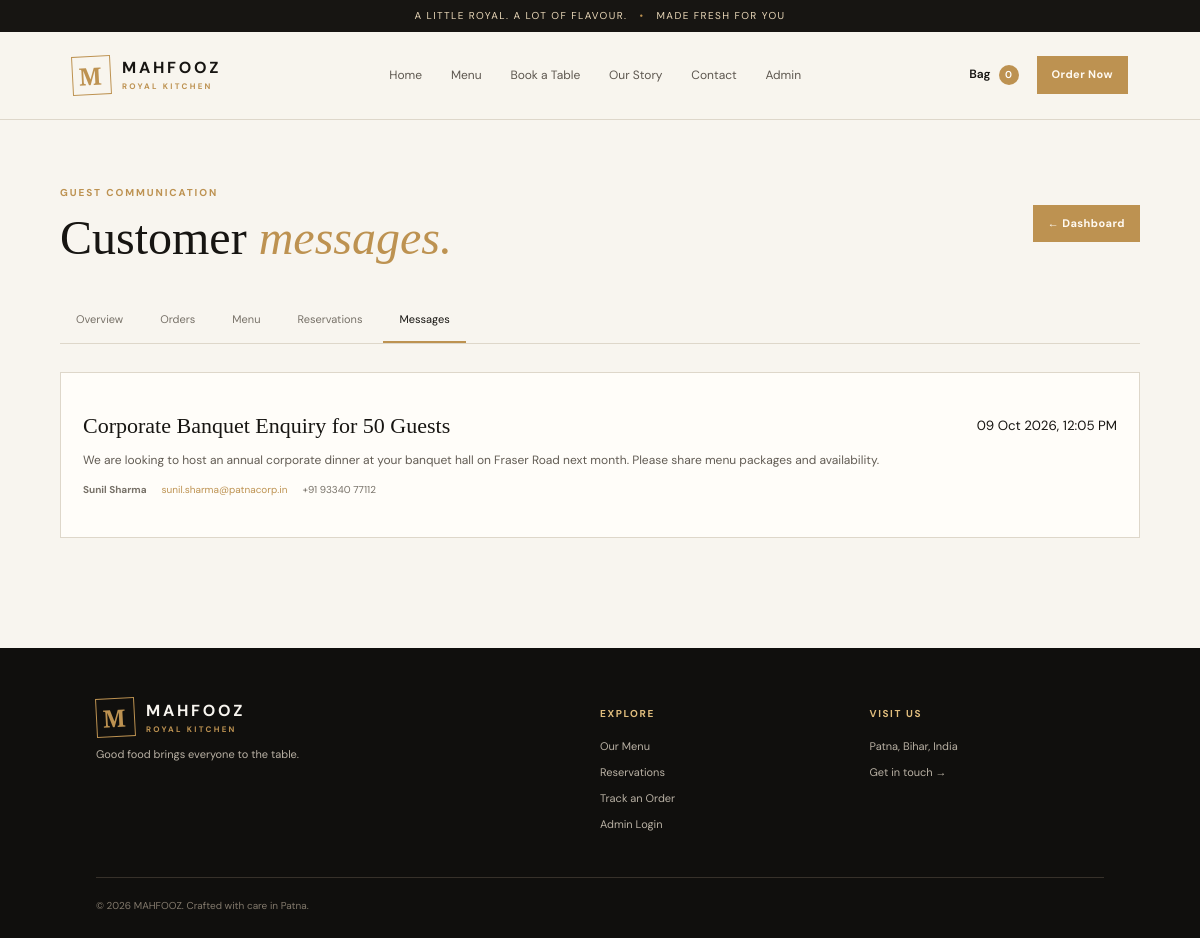
The app's page /admin/messages (signed in) with its own data.
### models/__init__.py (models this page shows)
class ContactMessage(db.Model):
    __tablename__ = 'contact_messages'
    id = db.Column(db.Integer, primary_key=True)
    name = db.Column(db.String(120), nullable=False)
    email = db.Column(db.String(120), nullable=False)
    phone = db.Column(db.String(20))
    subject = db.Column(db.String(200))
    message = db.Column(db.Text, nullable=False)
    is_read = db.Column(db.Boolean, default=False)
    created_at = db.Column(db.DateTime, default=datetime.utcnow)

### app.py (the view)
@app.get('/admin/messages')
@admin_required
def admin_messages(): return render_template('admin/messages.html', messages=ContactMessage.query.order_by(ContactMessage.created_at.desc()).all())

### app.py (called while the page is built)
@app.before_request
def normalize_path():
    path = request.path
    if len(path) > 1 and path.endswith('/'):
        return redirect(path.rstrip('/') + (('?' + request.query_string.decode()) if request.query_string else ''), code=308)
    lowered = path.lower()
    aliases = {'/login': '/admin/login', '/admin.html': '/admin', '/dashboard': '/admin', '/admin/index': '/admin', '/admin/login.html': '/admin/login'}
    if lowered in aliases:
        return redirect(aliases[lowered], code=301)
    if lowered != path and lowered.startswith('/admin'):
        return redirect(lowered, code=301)

@app.context_processor
def inject_globals():
    return {'restaurant_name': 'MAHFOOZ', 'restaurant_address': app.config.get('RESTAURANT_ADDRESS'),
            'restaurant_phone': app.config.get('RESTAURANT_PHONE'), 'current_year': datetime.now().year}

def admin_required(fn):
    @wraps(fn)
    def wrapper(*args, **kwargs):
        if not session.get('admin_id'):
            flash('Please log in to access the dashboard.', 'warning')
            return redirect(url_for('admin_login', next=request.path))
        return fn(*args, **kwargs)
    return wrapper

### templates/admin/messages.html
{% extends 'base.html' %}{% block title %}Messages | MAHFOOZ{% endblock %}{% block content %}<section class="admin-page"><div class="admin-head"><div><p class="eyebrow">GUEST COMMUNICATION</p><h1>Customer <em>messages.</em></h1></div><a class="btn btn-small" href="{{ url_for('admin_dashboard') }}">← Dashboard</a></div><div class="admin-nav"><a href="{{ url_for('admin_dashboard') }}">Overview</a><a href="{{ url_for('admin_orders') }}">Orders</a><a href="{{ url_for('admin_menu') }}">Menu</a><a href="{{ url_for('admin_reservations') }}">Reservations</a><a class="active" href="{{ url_for('admin_messages') }}">Messages</a></div><div class="admin-panel">{% for m in messages %}<article class="message-card"><div class="panel-heading"><h3>{{ m.subject or 'General enquiry' }}</h3><small>{{ m.created_at.strftime('%d %b %Y, %I:%M %p') if m.created_at else '' }}</small></div><p>{{ m.message }}</p><div class="message-meta"><strong>{{ m.name }}</strong><a href="mailto:{{ m.email }}">{{ m.email }}</a>{% if m.phone %}<span>{{ m.phone }}</span>{% endif %}</div></article>{% else %}<p class="muted">No customer messages yet.</p>{% endfor %}</div></section>{% endblock %}

### static/css/style.css (style rules this page uses)
:root { --ink:#171512;--paper:#f8f5ef;--cream:#eee8dc;--gold:#bd9251;--gold2:#e0bd7d;--muted:#777168;--line:#ded7ca;--white:#fff;--green:#397451;--red:#a33c32;--serif:'Playfair Display',Georgia,serif;--sans:'DM Sans',Arial,sans-serif }
* { box-sizing:border-box }
html { scroll-behavior:smooth }
body { margin:0;background:var(--paper);color:var(--ink);font-family:var(--sans);line-height:1.55 }
a { color:inherit;text-decoration:none }
button,a { touch-action:manipulation }
.btn { border:1px solid var(--gold);background:var(--gold);color:#fffaf2;display:inline-flex;justify-content:center;align-items:center;gap:18px;padding:14px 21px;font-size:12px;font-weight:700;letter-spacing:.04em;cursor:pointer;transition:transform .2s,background .2s;min-height:46px }
.btn-small { min-height:36px;padding:9px 14px;font-size:11px }
.eyebrow,.section-label { font-size:10px;letter-spacing:.19em;font-weight:700;color:var(--gold);text-transform:uppercase }
.hero h1 em,.section h2 em,.page-hero h1 em,.confirmation h1 em,.admin-head h1 em,.form-aside h2 em { color:var(--gold);font-weight:500 }
.admin-page { padding:55px clamp(20px,5vw,70px) 90px;min-height:65vh }
.admin-head { display:flex;justify-content:space-between;align-items:center;gap:20px;margin-bottom:25px }
.admin-head h1 { font:500 clamp(32px,4vw,48px) var(--serif);margin:8px 0 }
.admin-nav { display:flex;gap:5px;border-bottom:1px solid var(--line);margin-bottom:28px;overflow-x:auto }
.admin-nav a { padding:13px 16px;font-size:11px;color:var(--muted);white-space:nowrap;border-bottom:2px solid transparent }
.admin-nav a.active,.admin-nav a:hover { border-color:var(--gold);color:var(--ink) }
.admin-panel { background:#fffdf9;border:1px solid var(--line);padding:22px;margin-bottom:20px }
.panel-heading { display:flex;justify-content:space-between;align-items:center;gap:15px }
.panel-heading h2,.panel-heading h3 { font:22px var(--serif);margin:0 }
.message-card { padding:18px 0;border-bottom:1px solid #eee7dc }
.message-card:last-child { border-bottom:0 }
.message-card p { font-size:12px;color:#625c54;white-space:pre-wrap }
.message-meta { display:flex;flex-wrap:wrap;gap:15px;font-size:10px;color:var(--muted) }
.message-meta a { color:var(--gold) }

### records on screen
ContactMessage: subject "Corporate Banquet Enquiry for 50 Guests", created_at "09 Oct 2026, 12:05 PM", message "We are looking to host an annual corporate dinner at your banquet hall on Fraser Road next month. Please share menu packages and availability.", name "Sunil Sharma", email "sunil.sharma@patnacorp.in", phone "+91 93340 77112"

### other values on screen
{{ restaurant_address }} "Patna, Bihar, India"
